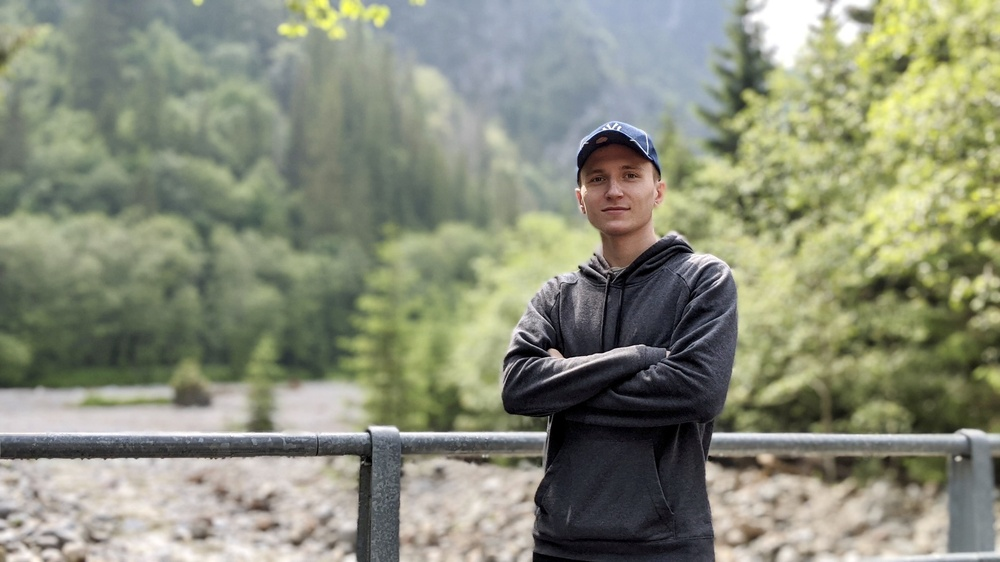
#> input picture image.jpg, 1000 x 562 px, shrunk from 4032 x 2268 before the run
$ python huji_filter.py
#> lines starting #> are read from the running program, lines starting #| are printed output that depends on the picture
#> further down, image is the input picture: shape (562, 1000, 3); mean B, G, R 122.3, 141.5, 137.7
import cv2


def huji_filter(image):
    # Convert to LAB color space
    lab = cv2.cvtColor(image, cv2.COLOR_BGR2LAB)
#> lab: shape (562, 1000, 3); mean of channels 0, 1, 2 146.2, 123.4, 137.6

    # Split into channels
    l, a, b = cv2.split(lab)
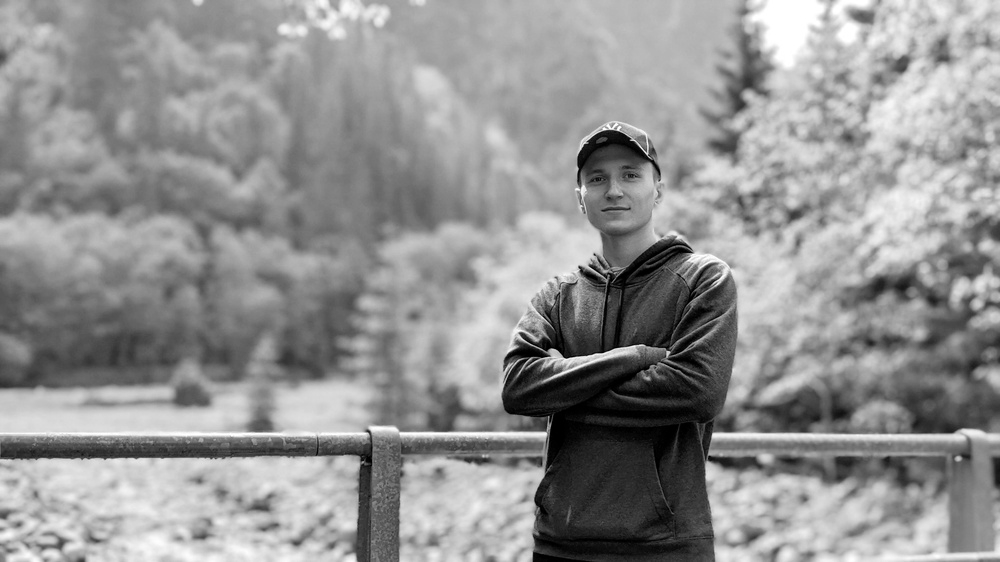
#> l: shape (562, 1000); min 0, max 255, mean 146.2
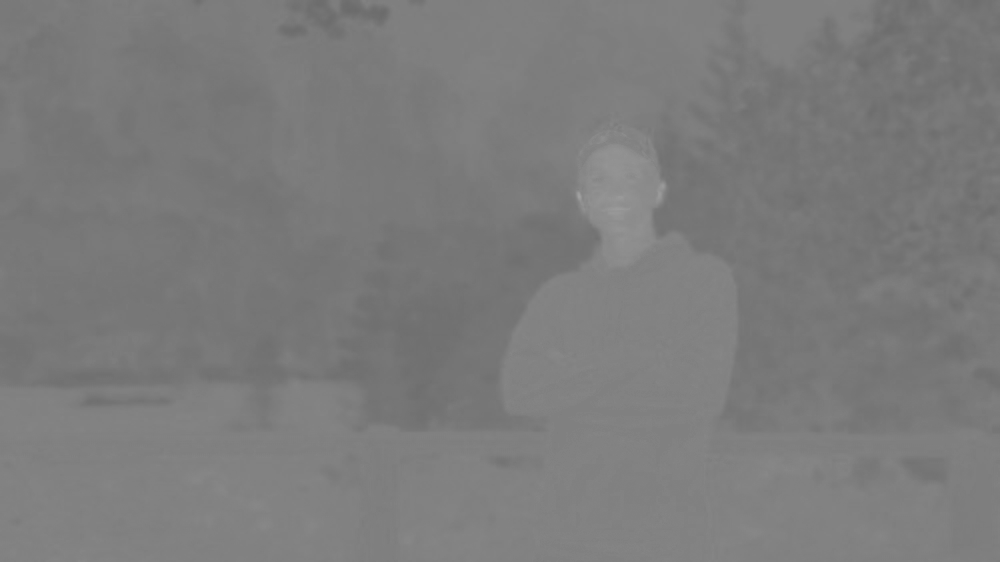
#> a: shape (562, 1000); min 107, max 161, mean 123.4
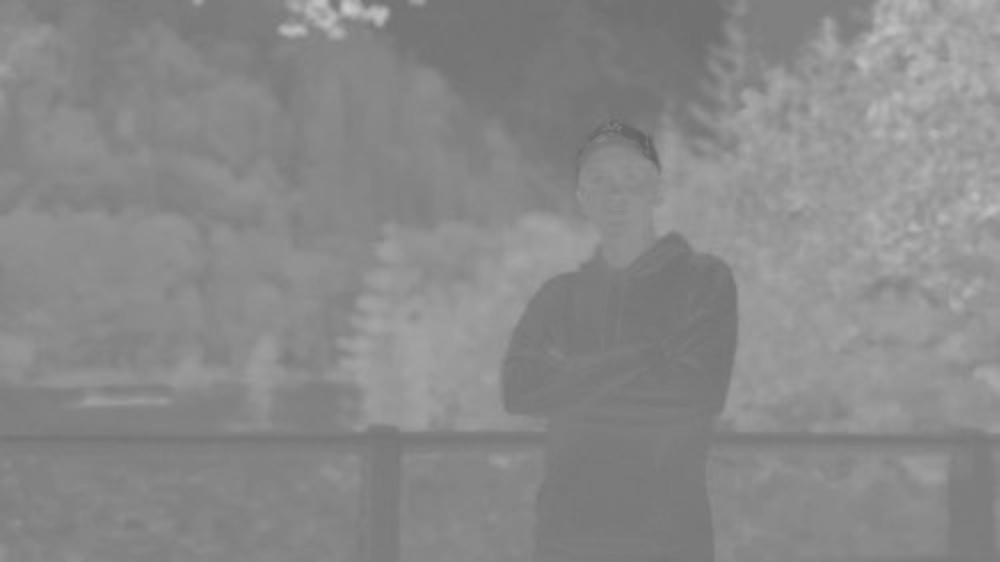
#> b: shape (562, 1000); min 99, max 202, mean 137.6

    # Apply CLAHE to L channel
    clahe = cv2.createCLAHE(clipLimit=3.0, tileGridSize=(8, 8))
    l = clahe.apply(l)
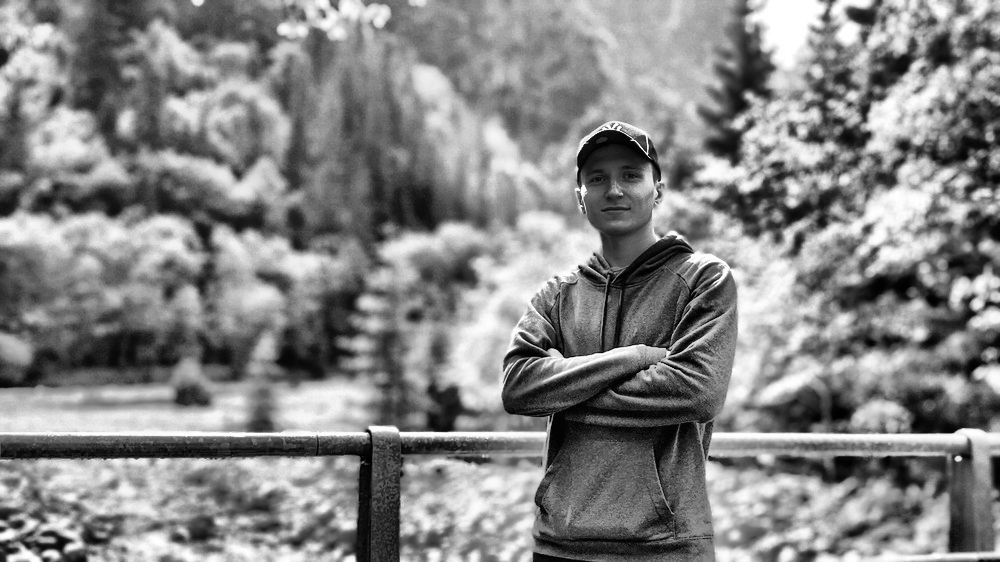
#> l: shape (562, 1000); min 0, max 255, mean 133.3

    # Merge channels back together
    lab = cv2.merge((l, a, b))
#> lab: shape (562, 1000, 3); mean of channels 0, 1, 2 133.3, 123.4, 137.6

    # Convert back to RGB
    huji = cv2.cvtColor(lab, cv2.COLOR_LAB2BGR)
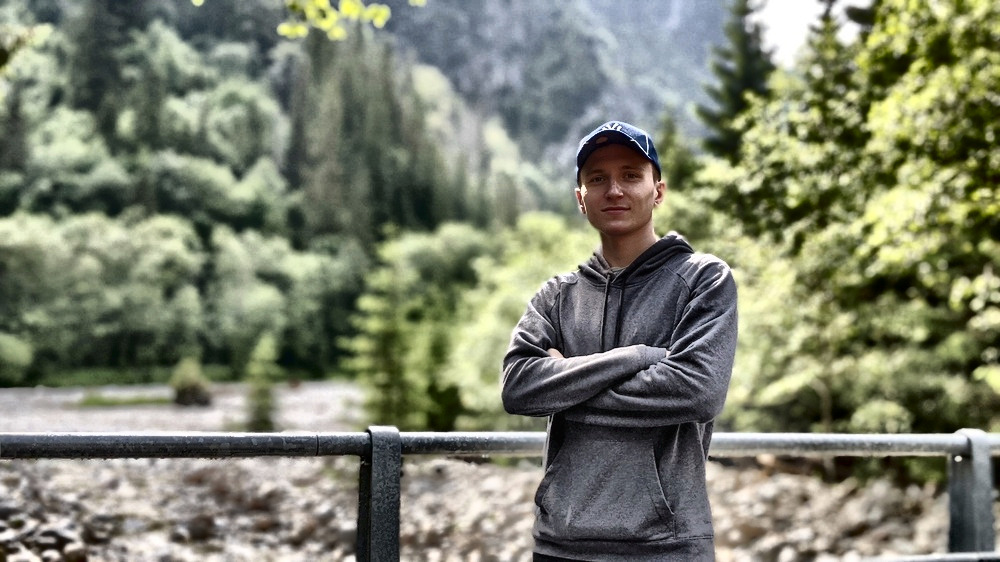
#> huji: shape (562, 1000, 3); mean B, G, R 110.8, 129.5, 125.6

    # Apply contrast stretch
    huji = cv2.convertScaleAbs(huji, alpha=1.2, beta=20)
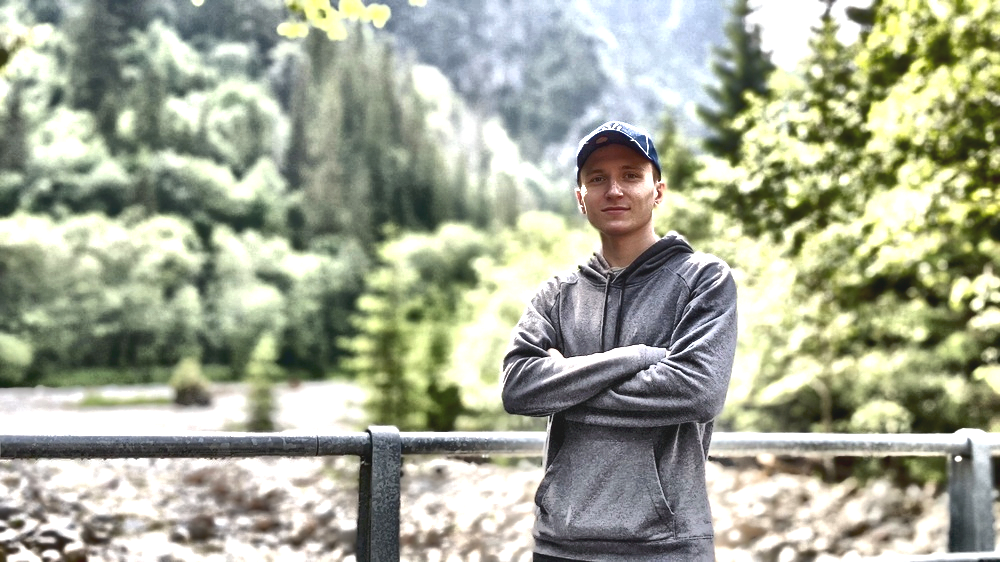
#> huji: shape (562, 1000, 3); mean B, G, R 150.5, 169.5, 165

    return huji


# Read the input image
image = cv2.imread("image.jpg")

# Apply the Huji filter
huji_image = huji_filter(image)

# Display the results
cv2.imshow("Input Image", image)
cv2.imshow("Huji Filter", huji_image)
cv2.waitKey(0)
